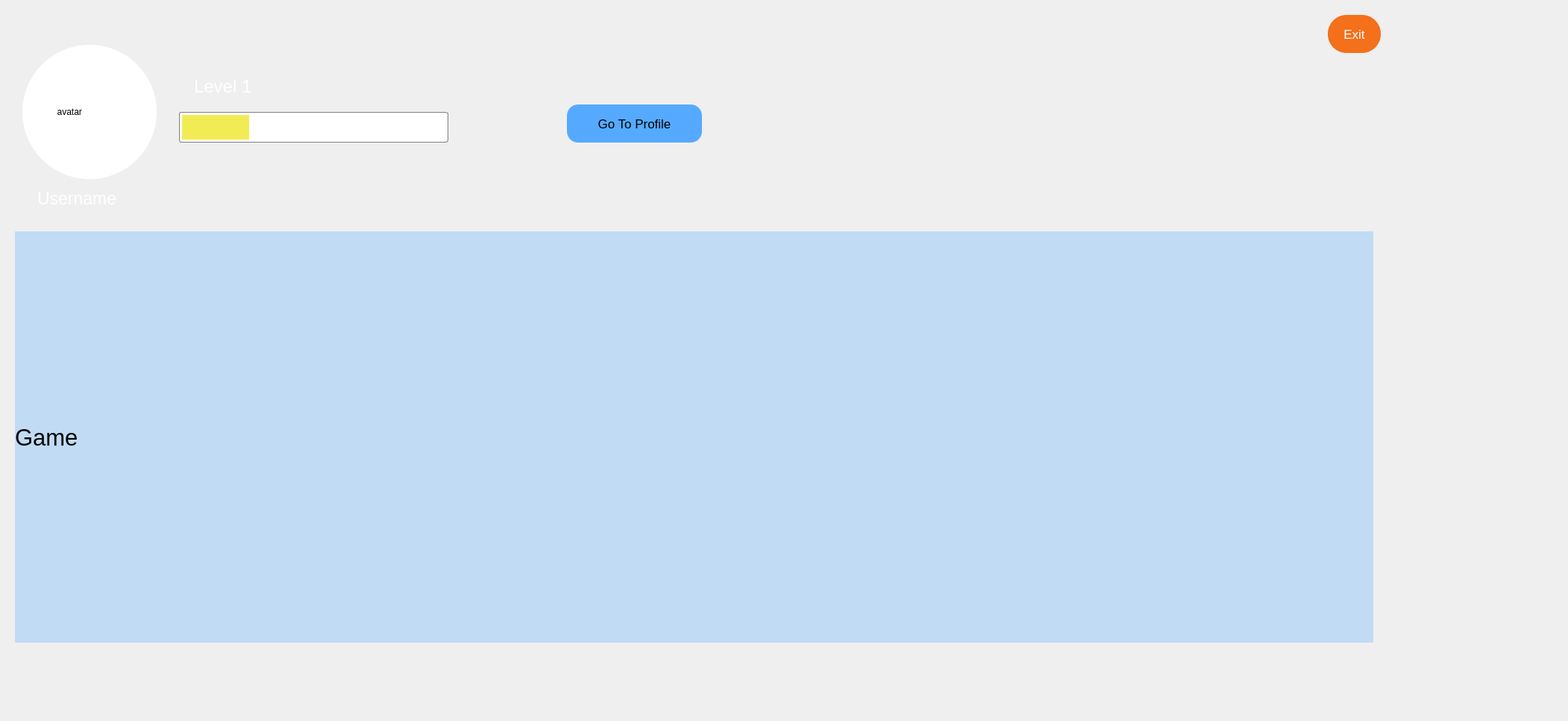
<?xml version="1.0" encoding="UTF-8"?>
<ui version="4.0">
 <class>MainWindow</class>
 <widget class="QMainWindow" name="MainWindow">
  <property name="geometry">
   <rect>
    <x>0</x>
    <y>0</y>
    <width>2102</width>
    <height>966</height>
   </rect>
  </property>
  <property name="windowTitle">
   <string>MainWindow</string>
  </property>
  <widget class="QWidget" name="centralwidget">
   <widget class="QLabel" name="label">
    <property name="geometry">
     <rect>
      <x>-130</x>
      <y>-20</y>
      <width>2591</width>
      <height>1081</height>
     </rect>
    </property>
    <property name="text">
     <string/>
    </property>
    <property name="pixmap">
     <pixmap>892.jpg</pixmap>
    </property>
    <property name="scaledContents">
     <bool>true</bool>
    </property>
   </widget>
   <widget class="QLabel" name="label_2">
    <property name="geometry">
     <rect>
      <x>30</x>
      <y>60</y>
      <width>180</width>
      <height>180</height>
     </rect>
    </property>
    <property name="styleSheet">
     <string notr="true">background-color:white;
border-radius:90px;</string>
    </property>
    <property name="text">
     <string>              avatar</string>
    </property>
   </widget>
   <widget class="QLabel" name="label_3">
    <property name="geometry">
     <rect>
      <x>50</x>
      <y>250</y>
      <width>131</width>
      <height>31</height>
     </rect>
    </property>
    <property name="font">
     <font>
      <pointsize>17</pointsize>
     </font>
    </property>
    <property name="styleSheet">
     <string notr="true">color:white;</string>
    </property>
    <property name="text">
     <string>Username</string>
    </property>
   </widget>
   <widget class="QLabel" name="label_4">
    <property name="geometry">
     <rect>
      <x>260</x>
      <y>90</y>
      <width>111</width>
      <height>51</height>
     </rect>
    </property>
    <property name="font">
     <font>
      <pointsize>18</pointsize>
     </font>
    </property>
    <property name="styleSheet">
     <string notr="true">color:white;</string>
    </property>
    <property name="text">
     <string>Level 1</string>
    </property>
   </widget>
   <widget class="QProgressBar" name="progressBar">
    <property name="geometry">
     <rect>
      <x>240</x>
      <y>150</y>
      <width>361</width>
      <height>41</height>
     </rect>
    </property>
    <property name="styleSheet">
     <string notr="true">QProgressBar:horizontal {
border: 1px solid gray;
border-radius: 3px;
background: white;
padding: 3px;
text-align: center;
margin-right: 4ex;
}
QProgressBar::chunk:horizontal {
background:rgb(241, 236, 83);
width: 10px;

}</string>
    </property>
    <property name="value">
     <number>24</number>
    </property>
    <property name="textVisible">
     <bool>false</bool>
    </property>
   </widget>
   <widget class="QPushButton" name="pushButton">
    <property name="geometry">
     <rect>
      <x>760</x>
      <y>140</y>
      <width>181</width>
      <height>51</height>
     </rect>
    </property>
    <property name="font">
     <font>
      <pointsize>13</pointsize>
     </font>
    </property>
    <property name="styleSheet">
     <string notr="true">background-color:rgb(85, 170, 255);
border-radius:15px;
font-color:white;</string>
    </property>
    <property name="text">
     <string>Go To Profile</string>
    </property>
   </widget>
   <widget class="QPushButton" name="pushButton_3">
    <property name="geometry">
     <rect>
      <x>1780</x>
      <y>20</y>
      <width>71</width>
      <height>51</height>
     </rect>
    </property>
    <property name="font">
     <font>
      <pointsize>13</pointsize>
     </font>
    </property>
    <property name="styleSheet">
     <string notr="true">background-color:rgba(245, 98, 3,0.9);
border-radius:25px;
color:white;</string>
    </property>
    <property name="text">
     <string>Exit</string>
    </property>
   </widget>
   <widget class="QLabel" name="label_6">
    <property name="geometry">
     <rect>
      <x>20</x>
      <y>310</y>
      <width>1821</width>
      <height>551</height>
     </rect>
    </property>
    <property name="font">
     <font>
      <pointsize>23</pointsize>
     </font>
    </property>
    <property name="layoutDirection">
     <enum>Qt::LeftToRight</enum>
    </property>
    <property name="styleSheet">
     <string notr="true">background:rgba(85, 170, 255,0.3);</string>
    </property>
    <property name="text">
     <string>Game </string>
    </property>
   </widget>
  </widget>
 </widget>
 <resources/>
 <connections/>
</ui>
